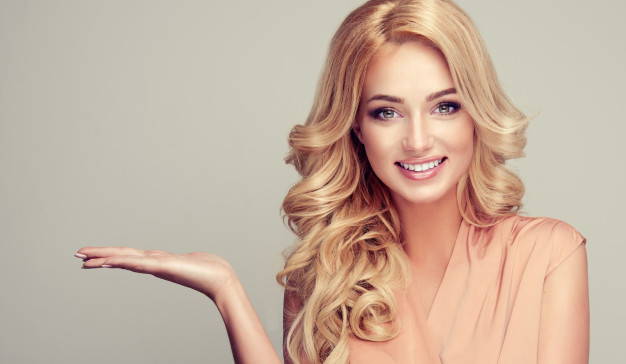
#> input picture images/picture.jpg, 626 x 364 px, found by its file name
$ jupyter execute Face_eye_smile_detection.ipynb   (shell and % lines are left out)
#> lines starting #> are read from the running program, lines starting #| are printed output that depends on the picture; after the words box and inside, x2 and y2 are one past the last pixel; in counts of white or black regions, pixels touching at a corner belong together
#### In this project OpenCV library to detect faces, eyes and smile in an image was used.

[cell 1]
import cv2
import numpy as np
import matplotlib.pyplot as plt

[cell 2]
# Read the image

girl_img = cv2.imread('picture.jpg')
#> girl_img is the input picture: shape (364, 626, 3); mean B, G, R 159.1, 176.3, 197.6
girl_img2 = cv2.cvtColor(girl_img, cv2.COLOR_BGR2RGB)
gray_img = cv2.cvtColor(girl_img, cv2.COLOR_BGR2GRAY)
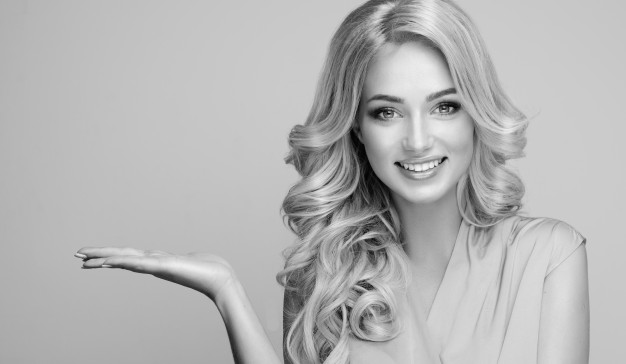
#> gray_img: shape (364, 626); min 1, max 245, mean 180.7

plt.title("Original image")
plt.imshow(girl_img2)
plt.axis('off')
plt.show()

plt.title('Grayscale image')
plt.axis('off')
plt.imshow(gray_img, cmap='gray')
plt.show()

The function that converts the BGR image format to RBG to display the true colors of the image:

[cell 3]
def convertColor(image):
    return cv2.cvtColor(image, cv2.COLOR_BGR2RGB)

Loading files and create the Harr Cascade:

[cell 4]
face_path = 'C:\\Users\\PC\\Anaconda3\\envs\\opencv\\Library\\etc\\haarcascades\\haarcascade_frontalface_default.xml'
face_cascade = cv2.CascadeClassifier(face_path)

eye_path = 'C:\\Users\\PC\\Anaconda3\\envs\\opencv\\Library\\etc\\haarcascades\\haarcascade_eye.xml'
eye_cascade = cv2.CascadeClassifier(eye_path)

smile_path = 'C:\\Users\\PC\\Anaconda3\\envs\\opencv\\Library\\etc\\haarcascades\\haarcascade_smile.xml'
smile_cascade = cv2.CascadeClassifier(smile_path)

We create a function which takes as an input image the grayscale one (gray) and original one (images) and then it will return the image with the detector rectangles.

[cell 5]
def detection(gray, images):

    faces_detect = face_cascade.detectMultiScale(gray, 1.3, 5, minSize=(0, 0), flags = cv2.CASCADE_SCALE_IMAGE)
#> faces_detect = [[349, 60, 135, 135]]

    # Draw a rectangle around the each faces, eye and smile
    for (x, y, w, h) in faces_detect:
        cv2.rectangle(images, (x, y), (x+w, y+h), (255, 0, 0), 2)
        roi_gray = gray[y:y+h, x:x+w]
        roi_color = images[y:y+h, x:x+w]

        eyes = eye_cascade.detectMultiScale(roi_gray, 1.3, 2)
        for (ex, ey, ew, eh) in eyes:
            cv2.rectangle(roi_color, (ex, ey), (ex+ew, ey+eh), (0, 255, 0), 2)

        smile =  smile_cascade.detectMultiScale(roi_gray, 1.5, 22)
        for (sx, sy, sw, sh) in smile:
            cv2.rectangle(roi_color, (sx, sy), (sx + sw, sy + sh), (255, 0, 130), 2)
            cv2.putText(images, "Happy", (x, y), cv2.FONT_HERSHEY_SIMPLEX, 1, (255,255,255), 2, cv2.LINE_AA)
#> this loop made 1 pass
#> (x, y, w, h, eyes, smile) on pass 1: (349, 60, 135, 135, [[78, 29, 37, 37], [18, 38, 30, 30]], [[33, 86, 81, 40]])
#> pass 1, in detection, `roi_gray = gray[y:y+h, x:x+w]`:
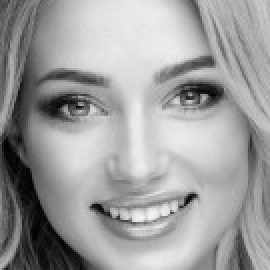
#> roi_gray: shape (135, 135) (shown 2 times larger); min 1, max 245, mean 158.1
#> pass 1, in detection, `roi_color = images[y:y+h, x:x+w]`:
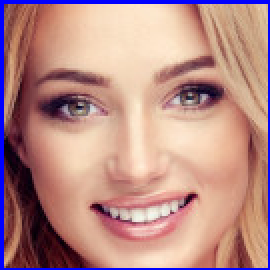
#> roi_color: shape (135, 135, 3) (shown 2 times larger); mean B, G, R 135.1, 140.3, 185.1
#> after the loop:
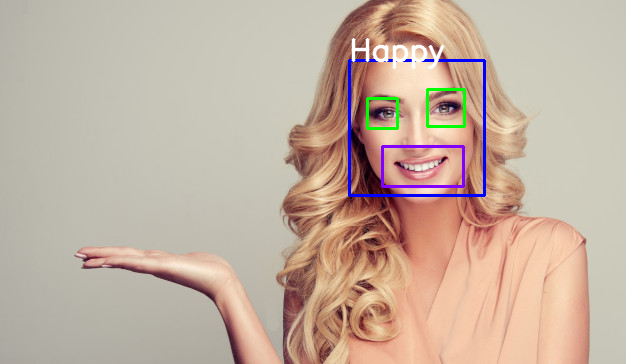
#> images: shape (364, 626, 3); mean B, G, R 160.4, 175.8, 195.7
#> after the loop:
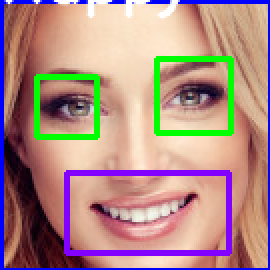
#> roi_color: shape (135, 135, 3) (shown 2 times larger); 9.73% of pixels changed, all inside (x1, y1, x2, y2) = (2, 0, 117, 128)

    return images

We get the output of our detect function:

[cell 6]
picture = detection(gray_img, girl_img)

plt.figure(figsize=(30, 10))
plt.subplot(211)
plt.imshow(girl_img2)

plt.imshow(convertColor(picture))

$ run again, with images/People1.JPG copied over images/picture.jpg
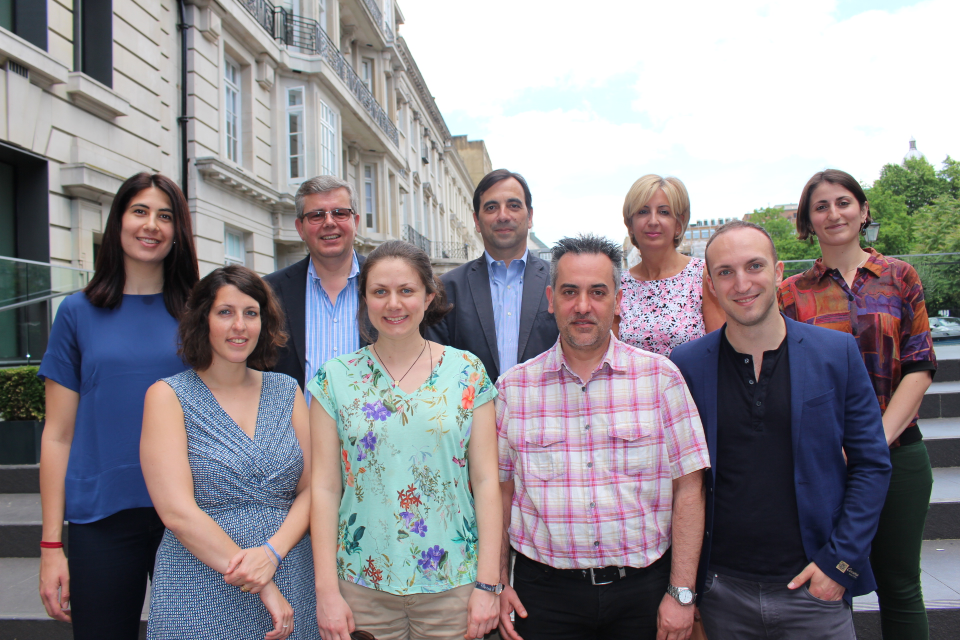
#> input picture images/People1.JPG, 1920 x 1280 px, found by its file name (shown at 1/2 size)
#> girl_img is the input picture: shape (1280, 1920, 3); mean B, G, R 143.3, 138.1, 142.7
#> faces_detect = [[361, 371, 70, 70], [234, 377, 132, 132], [1608, 364, 120, 120], [940, 361, 134, 134], [1246, 378, 120, 120], [598, 378, 128, 128], [717, 525, 144, 144], [1085, 521, 165, 165], [410, 575, 133, 133], [1399, 473, 167, 167]]
#> the loop in detection, `for (x, y, w, h) in faces_detect:` made 10 passes
#> (x, y, w, h, eyes, smile) on passes 2, 7, 8, 9, 10: (234, 377, 132, 132, [[27, 27, 37, 37], [79, 42, 30, 30]], [[24, 86, 81, 40]]), (717, 525, 144, 144, [[27, 40, 36, 36], [76, 42, 31, 31]], [[34, 93, 81, 40]]), (1085, 521, 165, 165, [[34, 45, 39, 39], [87, 43, 42, 42]], [[42, 110, 81, 40]]), (410, 575, 133, 133, [[23, 32, 35, 35], [75, 37, 30, 30]], [[25, 85, 81, 40]]), (1399, 473, 167, 167, [[33, 55, 35, 35], [88, 37, 45, 45]], [[53, 106, 81, 40]])
#> after the loop in detection, `for (x, y, w, h) in faces_detect:`:
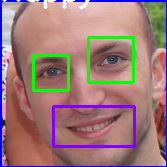
#> roi_color: shape (167, 167, 3); mean B, G, R 121.4, 122.1, 156.7
#> after the loop in detection, `for (x, y, w, h) in faces_detect:`:
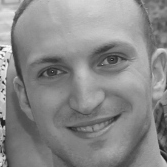
#> roi_gray: shape (167, 167); min 28, max 249, mean 137.5
